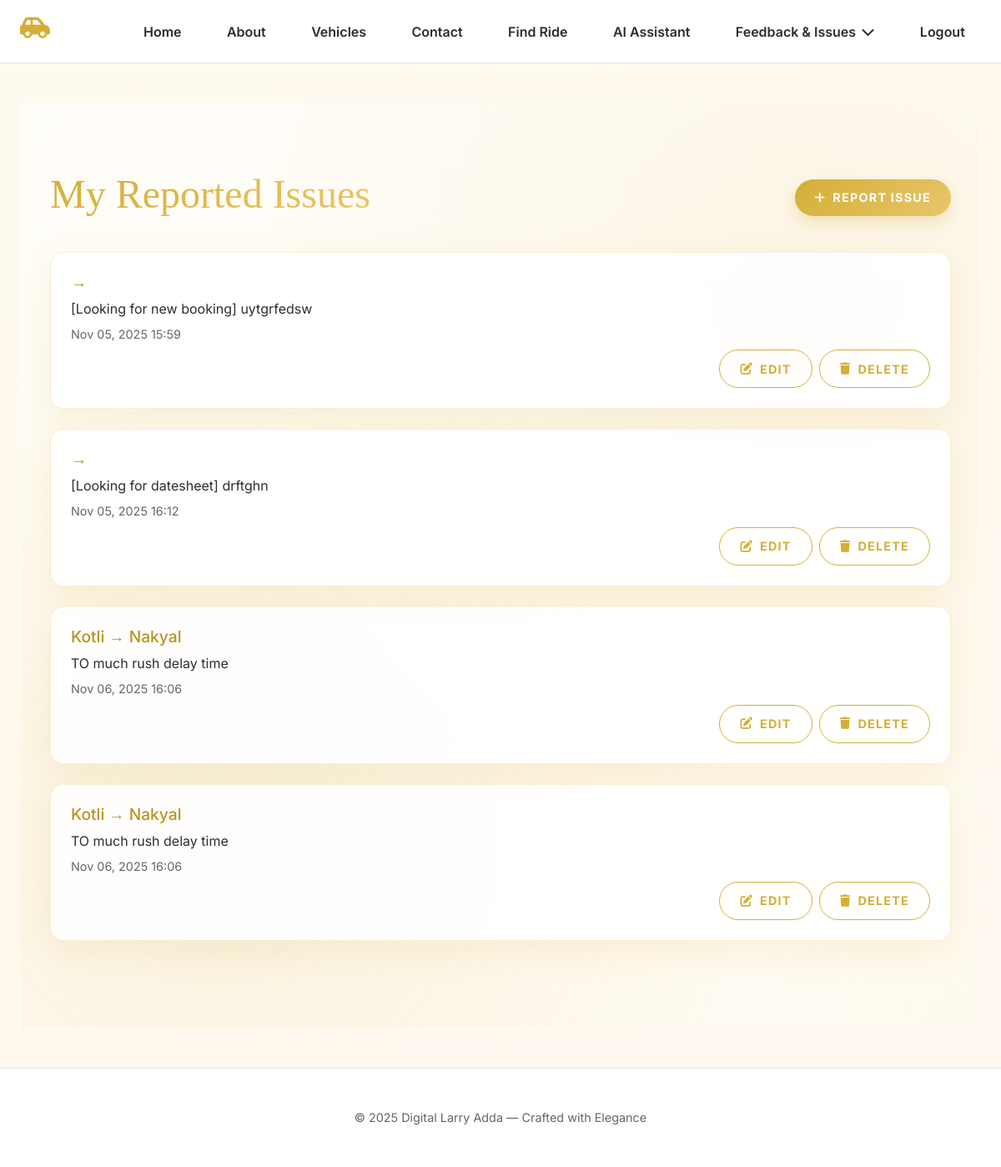
Screenshot of /issues/ (signed in) with the database file from the repository.
### main/models.py (models this page shows, shortened)
class Issue(models.Model):
    STATUS_CHOICES = [
        ('Open', 'Open'),
        ('In Progress', 'In Progress'),
        ('Resolved', 'Resolved'),
    ]
    user = models.ForeignKey(CustomUser, on_delete=models.CASCADE)
    booking = models.ForeignKey(Booking, on_delete=models.CASCADE, null=True, blank=True)
    route = models.ForeignKey(Route, on_delete=models.CASCADE, null=True, blank=True)
    description = models.TextField(max_length=1000)
    status = models.CharField(max_length=20, choices=STATUS_CHOICES, default='Open')
    created_at = models.DateTimeField(auto_now_add=True)
    updated_at = models.DateTimeField(auto_now=True)

class Route(models.Model):
    vehicle = models.ForeignKey(Vehicle, on_delete=models.CASCADE)
    manager = models.ForeignKey(CustomUser, on_delete=models.CASCADE, related_name='managed_routes')
    start_location = models.CharField(max_length=100)
    end_location = models.CharField(max_length=100)
    departure_time = models.DateTimeField()
    arrival_time = models.DateTimeField()
    fare = models.DecimalField(max_digits=10, decimal_places=2)
    vip_seats = models.PositiveIntegerField(default=0)
    std_seats = models.PositiveIntegerField(default=0)
    image = models.ImageField(upload_to='route_images/', null=True, blank=True)

### main/views.py (the view)
# urls.py: path('issues/', views.issue_list, name='issue_list'),
@login_required
def issue_list(request):
    issues = Issue.objects.filter(user=request.user)
    return render(request, 'issue/issue_list.html', {'issues': issues})

### main/templates/issue/issue_list.html (shortened to what this page needs)
{% extends 'base.html' %}
{% load static %}
{% block content %}
<section class="issues-section">
  <div class="container">
    <div class="issues-header">
      <h2>My Reported Issues</h2>
      <a href="{% url 'issue_add' %}" class="btn-golden" aria-label="Report a new issue">
        <i class="fas fa-plus"></i> Report Issue
      </a>
    </div>
    {% if issues %}
      {% for i in issues %}
        <div class="issue-card">
          <h3>{{ i.route.start_location }} → {{ i.route.end_location }}</h3>
          <p>{{ i.description }}</p>
          <p class="date">{{ i.created_at|date:"M d, Y H:i" }}</p>
          <div class="d-flex justify-content-end gap-2">
            <a href="{% url 'issue_edit' i.id %}" class="btn-edit" aria-label="Edit issue">
              <i class="fas fa-edit"></i> Edit
            </a>
            <button class="btn-cancel delete-issue" data-issue-id="{{ i.id }}" data-route="{% if i.route %}{{ i.route.start_location }} → {{ i.route.end_location }}{% else %}General Issue{% endif %}" aria-label="Delete issue">
              <i class="fas fa-trash"></i> Delete
            </button>
          </div>
        </div>
      {% endfor %}
    {% else %}
      <div class="no-issues">
        <p>No issues reported yet. <a href="{% url 'issue_add' %}" class="alert-link">Report one now!</a></p>
      </彼此
      </div>
    {% endif %}
  </div>
</section>
{% endblock %}

### main/templates/base.html (style rules this page uses)
:root { --gold: #d4af37; --gold-light: #e8c56a; --cream: #fffaf0; --charcoal: #2d2d2d; --border: #e5e5e5; --shadow: 0 8px 32px rgba(212, 175, 55, 0.1); --shadow-hover: 0 16px 48px rgba(212, 175, 55, 0.2); }
body { font-family: "Inter", sans-serif; background: linear-gradient(135deg, var(--cream) 0%, #fff8f0 100%); color: var(--charcoal); margin: 0; }

### main/templates/issue/issue_list.html (style rules this page uses)
:root { --gold: #D4AF37; --gold-light: #E8C56A; --gold-dark: #B8941F; --cream: #FFFAF0; --charcoal: #2D2D2D; --soft-white: #FDFDFD; --shadow-soft: 0 12px 40px rgba(212, 175, 55, 0.15); --shadow-hover: 0 20px 60px rgba(212, 175, 55, 0.3); --error-red: #dc3545; }
.issues-section { min-height: 100vh; padding: 5rem 1.5rem; background: linear-gradient(135deg, #fffdf8 0%, var(--cream) 100%); position: relative; overflow: hidden; }
.issues-section::before { content: ''; position: absolute; top: 0; left: 0; right: 0; bottom: 0; background: radial-gradient(circle at 20% 80%, rgba(212,175,55,0.12) 0%, transparent 50%), radial-gradient(circle at 80% 20%, rgba(212,175,55,0.08) 0%, transparent 50%); z-index: 0; animation: breathe 12s ease-in-out infinite; }
.issues-header { display: flex; justify-content: space-between; align-items: center; margin-bottom: 2rem; position: relative; z-index: 2; }
.issues-header h2 { font-family: 'Playfair Display', serif; font-size: clamp(2.2rem, 5vw, 3rem); color: var(--charcoal); background: linear-gradient(135deg, var(--gold), var(--gold-light)); -webkit-background-clip: text; -webkit-text-fill-color: transparent; }
.issue-card { background: rgba(255, 255, 255, 0.9); backdrop-filter: blur(16px); border-radius: 16px; padding: 1.5rem; margin-bottom: 1.5rem; box-shadow: var(--shadow-soft); border: 1.5px solid rgba(212,175,55,0.2); position: relative; z-index: 2; transition: all 0.3s ease; animation: fadeInUp 0.8s ease-out; }
.issue-card h3 { font-size: 1.2rem; color: var(--gold-dark); margin-bottom: 0.5rem; }
.issue-card p { font-size: 1rem; color: var(--charcoal); margin-bottom: 0.5rem; }
.issue-card .date { font-size: 0.9rem; color: #666; }
.btn-golden, .btn-cancel, .btn-edit { padding: 0.7rem 1.5rem; font-size: 0.9rem; font-weight: 700; border-radius: 50px; transition: all 0.4s ease; text-decoration: none; display: inline-flex; align-items: center; gap: 0.5rem; position: relative; overflow: hidden; z-index: 1; text-transform: uppercase; letter-spacing: 1.2px; }
.btn-golden { background: linear-gradient(135deg, var(--gold) 0%, var(--gold-light) 100%); color: white; border: none; box-shadow: 0 8px 20px rgba(212,175,55,0.3); }
.btn-cancel, .btn-edit { background: transparent; border: 1.5px solid var(--gold); color: var(--gold); box-shadow: none; }
.btn-golden::before, .btn-cancel::before, .btn-edit::before { content: ''; position: absolute; top: 50%; left: 50%; width: 0; height: 0; background: rgba(255,255,255,0.3); border-radius: 50%; transform: translate(-50%, -50%); transition: width 0.6s, height 0.6s; z-index: -1; }
.btn-golden::after, .btn-cancel::after, .btn-edit::after { content: attr(aria-label); position: absolute; top: -2rem; left: 50%; transform: translateX(-50%); background: var(--charcoal); color: white; padding: 0.3rem 0.6rem; font-size: 0.75rem; border-radius: 6px; opacity: 0; pointer-events: none; transition: opacity 0.3s ease; z-index: 10; }

### rows the page displays
Issue: description "[Looking for new booking] uytgrfedsw", created_at "Nov 05, 2025 15:59"
Issue: description "[Looking for datesheet] drftghn", created_at "Nov 05, 2025 16:12"
Issue: route.start_location "Kotli", route.end_location "Nakyal", description "TO much rush delay time", created_at "Nov 06, 2025 16:06"
Issue: route.start_location "Kotli", route.end_location "Nakyal", description "TO much rush delay time", created_at "Nov 06, 2025 16:06"
